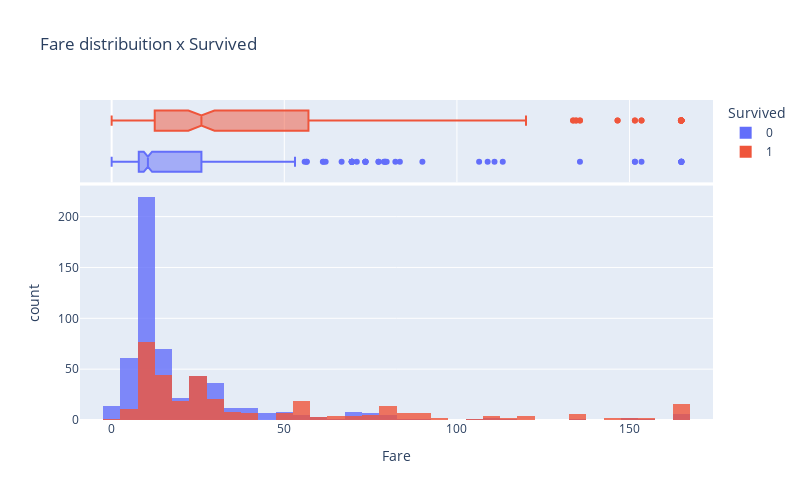

Notebook code cell kept with this figure:
### Code cell
fig = px.histogram(df, 
                   x="Fare",
                   marginal="box", 
                   color='Survived',
                   hover_data=df.columns,
                   opacity=0.8,
                   barmode = 'overlay',
                   title='Fare distribuition x Survived',
                   width=800,
                   height=500)
fig.show()

### Figure 1 — Plotly figure (JSON) as saved in the notebook; plotly's stock layout.template omitted (floating-point values rounded to 4 significant figures; data arrays with more than 128 entries replaced by an {"elided": "..."} marker saying what was removed)
{"data": [{"alignmentgroup": "True", "bingroup": "x", "hovertemplate": "Survived=0<br>Fare=%{x}<br>count=%{y}<extra></extra>", "legendgroup": "0", "marker": {"color": "#636efa", "opacity": 0.8, "pattern": {"shape": ""}}, "name": "0", "offsetgroup": "0", "orientation": "v", "showlegend": true, "x": {"elided": "549 float values"}, "xaxis": "x", "yaxis": "y", "type": "histogram"}, {"alignmentgroup": "True", "customdata": {"elided": "549x10 mixed values"}, "hovertemplate": "Survived=%{customdata[0]}<br>Fare=%{x}<br>Pclass=%{customdata[1]}<br>Name=%{customdata[2]}<br>Sex=%{customdata[3]}<br>Age=%{customdata[4]}<br>SibSp=%{customdata[5]}<br>Parch=%{customdata[6]}<br>Ticket=%{customdata[7]}<br>Cabin=%{customdata[8]}<br>Embarked=%{customdata[9]}<extra></extra>", "legendgroup": "0", "marker": {"color": "#636efa"}, "name": "0", "notched": true, "offsetgroup": "0", "showlegend": false, "x": {"elided": "549 float values"}, "xaxis": "x2", "yaxis": "y2", "type": "box"}, {"alignmentgroup": "True", "bingroup": "x", "hovertemplate": "Survived=1<br>Fare=%{x}<br>count=%{y}<extra></extra>", "legendgroup": "1", "marker": {"color": "#EF553B", "opacity": 0.8, "pattern": {"shape": ""}}, "name": "1", "offsetgroup": "1", "orientation": "v", "showlegend": true, "x": {"elided": "342 float values"}, "xaxis": "x", "yaxis": "y", "type": "histogram"}, {"alignmentgroup": "True", "customdata": {"elided": "342x10 mixed values"}, "hovertemplate": "Survived=%{customdata[0]}<br>Fare=%{x}<br>Pclass=%{customdata[1]}<br>Name=%{customdata[2]}<br>Sex=%{customdata[3]}<br>Age=%{customdata[4]}<br>SibSp=%{customdata[5]}<br>Parch=%{customdata[6]}<br>Ticket=%{customdata[7]}<br>Cabin=%{customdata[8]}<br>Embarked=%{customdata[9]}<extra></extra>", "legendgroup": "1", "marker": {"color": "#EF553B"}, "name": "1", "notched": true, "offsetgroup": "1", "showlegend": false, "x": {"elided": "342 float values"}, "xaxis": "x2", "yaxis": "y2", "type": "box"}], "layout": {"xaxis": {"anchor": "y", "domain": [0, 1], "title": {"text": "Fare"}, "type": "linear", "range": [-9.167, 174.2], "autorange": true}, "yaxis": {"anchor": "x", "domain": [0, 0.7326], "title": {"text": "count"}, "range": [0, 230.5], "autorange": true}, "xaxis2": {"anchor": "y2", "domain": [0, 1], "matches": "x", "showticklabels": false, "showgrid": true, "type": "linear", "range": [-9.167, 174.2], "autorange": true}, "yaxis2": {"anchor": "x2", "domain": [0.7426, 1], "matches": "y2", "showticklabels": false, "showline": false, "ticks": "", "showgrid": false, "type": "category", "range": [-0.5, 1.5], "autorange": true}, "legend": {"title": {"text": "Survived"}, "tracegroupgap": 0}, "title": {"text": "Fare distribuition x Survived"}, "barmode": "overlay", "height": 500, "width": 800}}
